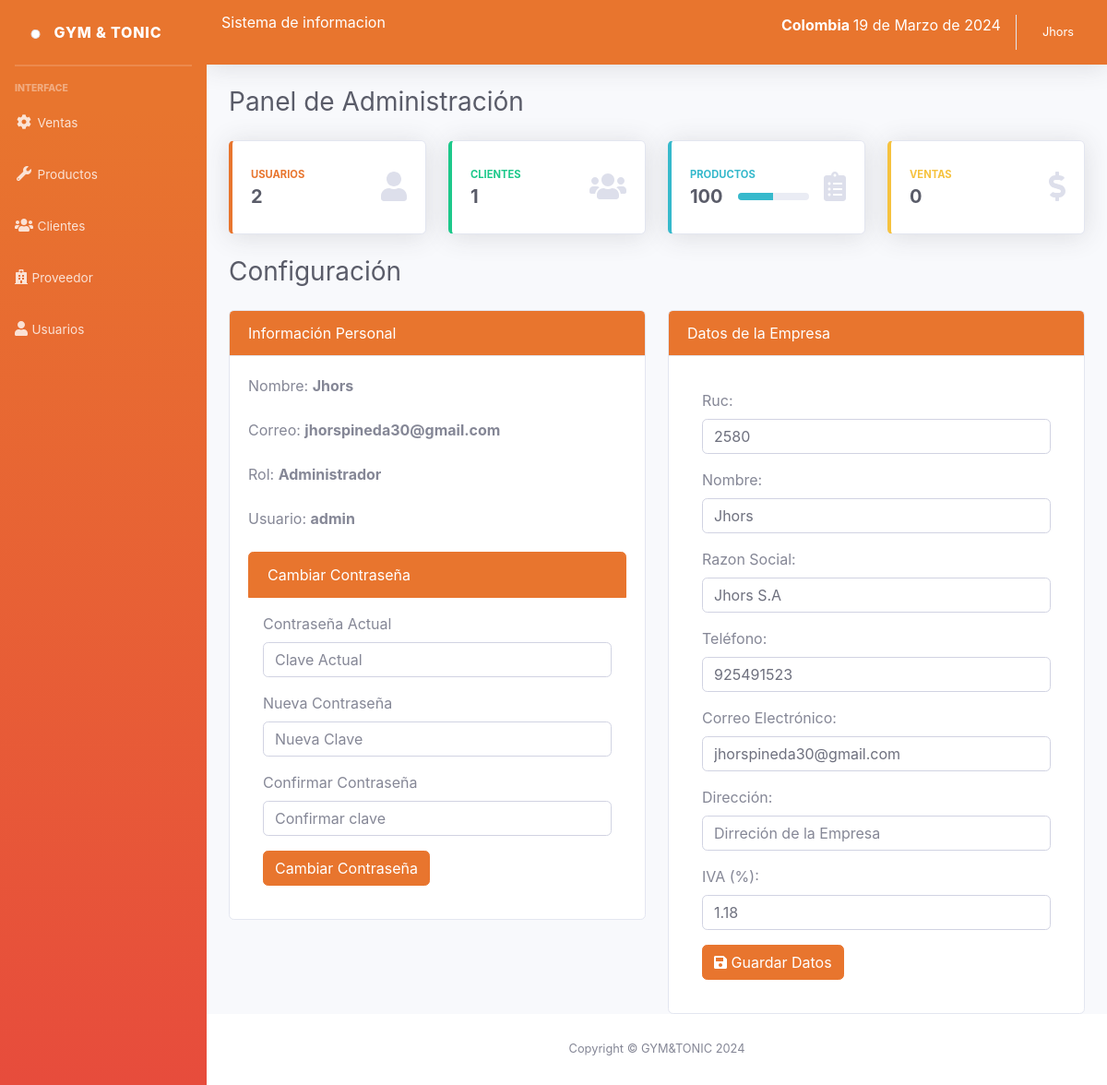
The app's page /sistema/ (signed in), older data.
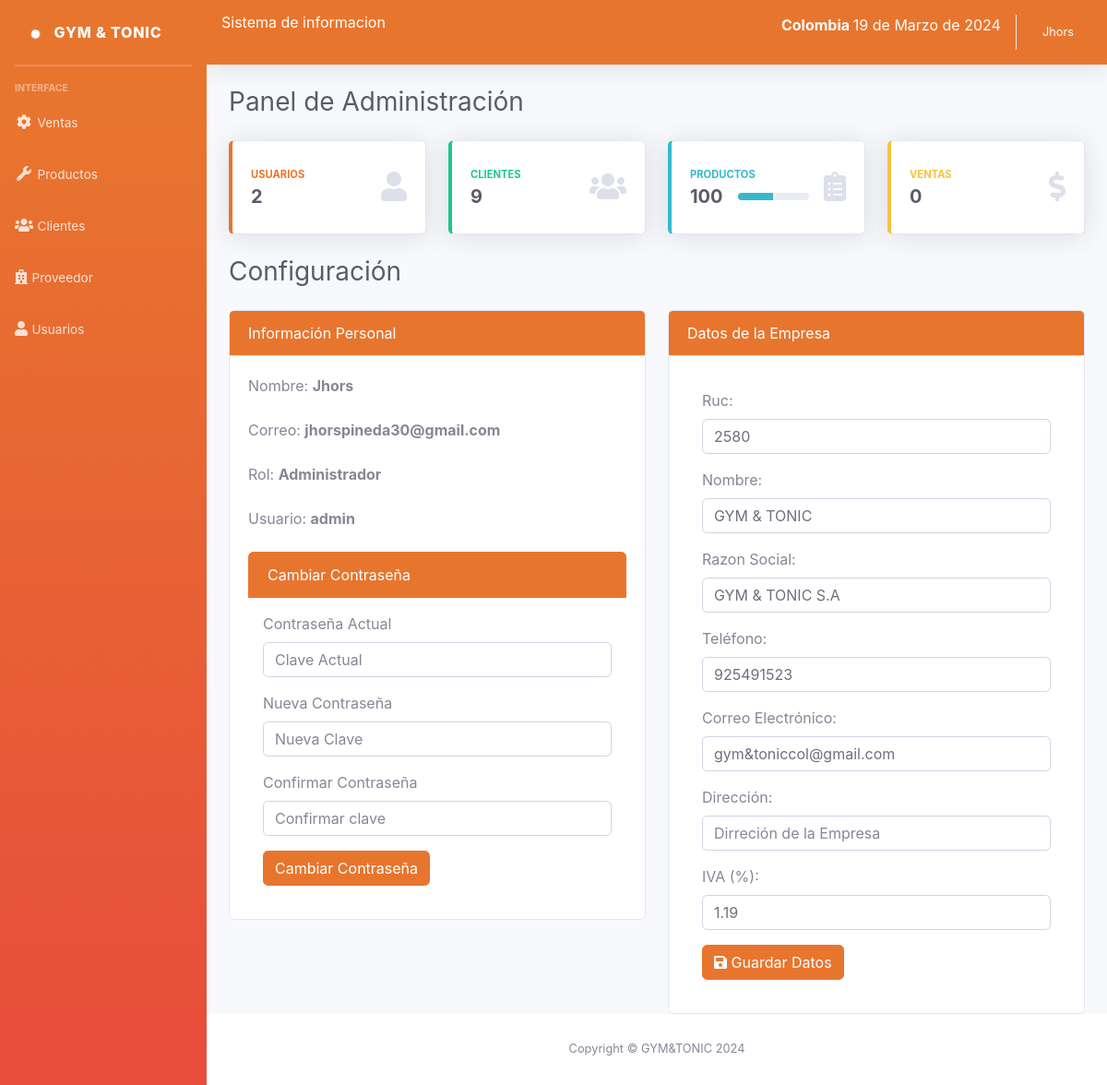
The same page, newer data.
### tables this page shows
CREATE TABLE `configuracion` (
  `id` int(11) NOT NULL,
  `documento` int(11) DEFAULT NULL,
  `nombre` varchar(100) NOT NULL,
  `razon_social` varchar(255) DEFAULT NULL,
  `telefono` int(11) NOT NULL,
  `email` varchar(100) NOT NULL,
  `direccion` text NOT NULL,
  `igv` decimal(10,2) NOT NULL
);

### sistema/index.php (the view, shortened to what the changed rows need)
<?php include_once "includes/header.php"; ?>
<div class="container-fluid">
	<div class="d-sm-flex align-items-center justify-content-between mb-4">
		<h1 class="h3 mb-0 text-gray-800">Panel de Administración</h1>
	</div>
	<div class="row">
		<a class="col-xl-3 col-md-6 mb-4" href="lista_cliente.php">
			<div class="card border-left-success shadow h-100 py-2">
				<div class="card-body">
					<div class="row no-gutters align-items-center">
						<div class="col mr-2">
							<div class="text-xs font-weight-bold text-success text-uppercase mb-1">Clientes</div>
							<div class="h5 mb-0 font-weight-bold text-gray-800"><?php echo $data['clientes']; ?></div>
						</div>
					</div>
				</div>
			</div>
		</a>
	</div>
	<div class="d-sm-flex align-items-center justify-content-between mb-4">
		<h1 class="h3 mb-0 text-gray-800">Configuración</h1>
	</div>
	<div class="row">
		<?php if ($_SESSION['rol'] == 1) { ?>
			<div class="col-lg-6">
				<div class="card">
					<div class="card-header bg-primary text-white">
						Datos de la Empresa
					</div>
					<div class="card-body">
						<form action="empresa.php" method="post" id="frmEmpresa" class="p-3">
							<div class="form-group">
								<label>Ruc:</label>
								<input type="number" name="txtdocumento" value="<?php echo $documento; ?>" id="txtdocumento" placeholder="documento de la Empresa" required class="form-control">
							</div>
							<div class="form-group">
								<label>Nombre:</label>
								<input type="text" name="txtNombre" class="form-control" value="<?php echo $nombre_empresa; ?>" id="txtNombre" placeholder="Nombre de la Empresa" required class="form-control">
							</div>
							<div class="form-group">
								<label>Razon Social:</label>
								<input type="text" name="txtRSocial" class="form-control" value="<?php echo $razonSocial; ?>" id="txtRSocial" placeholder="Razon Social de la Empresa">
							</div>
							<div class="form-group">
								<label>Teléfono:</label>
								<input type="number" name="txtTelEmpresa" class="form-control" value="<?php echo $telEmpresa; ?>" id="txtTelEmpresa" placeholder="teléfono de la Empresa" required>
							</div>
							<div class="form-group">
								<label>Correo Electrónico:</label>
								<input type="email" name="txtEmailEmpresa" class="form-control" value="<?php echo $emailEmpresa; ?>" id="txtEmailEmpresa" placeholder="Correo de la Empresa" required>
							</div>
							<div class="form-group">
								<label>Dirección:</label>
								<input type="text" name="txtDirEmpresa" class="form-control" value="" id="txtDirEmpresa" placeholder="Dirreción de la Empresa" required>
							</div>
							<div class="form-group">
								<label>IVA (%):</label>
								<input type="text" name="txtIgv" class="form-control" value="<?php echo $igv; ?>" id="txtIgv" placeholder="IVA de la Empresa" required>
							</div>
							<div>
								<button type="submit" class="btn btn-primary btnChangePass"><i class="fas fa-save"></i> Guardar Datos</button>
							</div>
						</form>
					</div>
				</div>
			</div>
		<?php } ?>
	</div>
</div>
</div>
<?php include_once "includes/footer.php"; ?>

Row changes from the older to the newer data that the page shows:
changed configuracion: txtNombre "Jhors" → "GYM & TONIC"; txtRSocial "Jhors S.A" → "GYM & TONIC S.A"; txtEmailEmpresa "jhorspineda30@gmail.com" → "gym&toniccol@gmail.com"; txtIgv "1.18" → "1.19"
Text that changed along with them:
$data['clientes']: "1" → "9"
